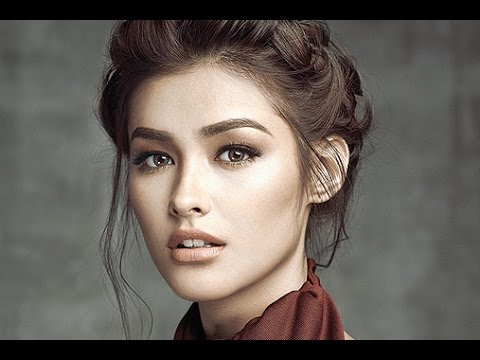
//> input picture Python-work/input.jpg, 480 x 360 px
$ ./edge_detection ../../Python-work/input.jpg   (built with g++ and OpenCV 4)
//> lines starting //> are read from the running program, lines starting //| are printed output that depends on the picture; after the words box and inside, x2 and y2 are one past the last pixel; in counts of white or black regions, pixels touching at a corner belong together
/*
Created on Thu Apr 11 12:37:20 2019

@author: brijesh Gupta

*/

/*
Find the contour:-

What is contour:
contour is a curve joining all continous points, having same color or intensity.
The contours are useful tool for shape analysis and object detection and recognition.
To determine the number of objects in the image.

Command to execute:
cmake .
make
./find_contour input_image.jpg

*/


#include "opencv2/opencv.hpp"

using namespace std;
using namespace cv;
Mat src;
Mat gray,edges;
int main(int argc,char **argv)
{
	Mat src= imread(argv[1],1);
//> src is the input picture: 360 rows x 480 cols, CV_8UC3; mean B, G, R 90.3, 96.8, 104.8
	Mat gray, edges;
	cvtColor(src,gray,COLOR_BGR2GRAY);
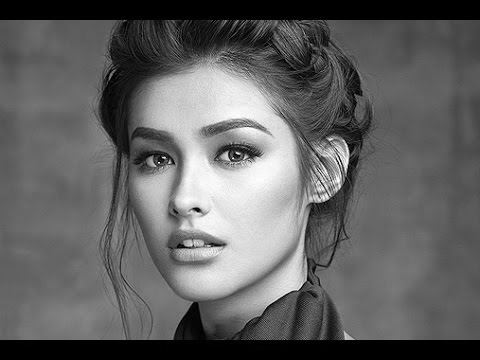
//> gray: 360 rows x 480 cols, CV_8UC1; min 0, max 253, mean 98.5
	GaussianBlur(gray,edges,Size(5,5),1,1);
	Canny(edges,edges,0,30,3);
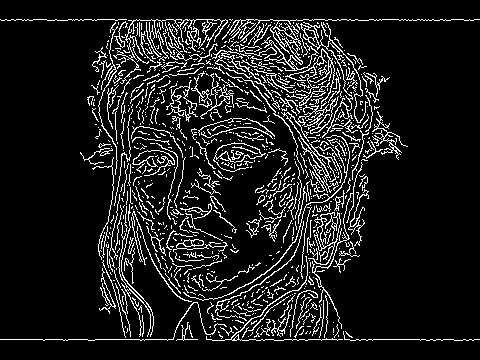
//> edges: 360 rows x 480 cols, CV_8UC1; 11.1% white in thin lines or dots, all inside (x1, y1, x2, y2) = (0, 19, 480, 341)
	imshow("gray",gray);
	imshow("edges",edges);
	imwrite("canny_edge.jpg",edges);
	waitKey(0);
}

$ run again, on Python-work/nawaj.jpg
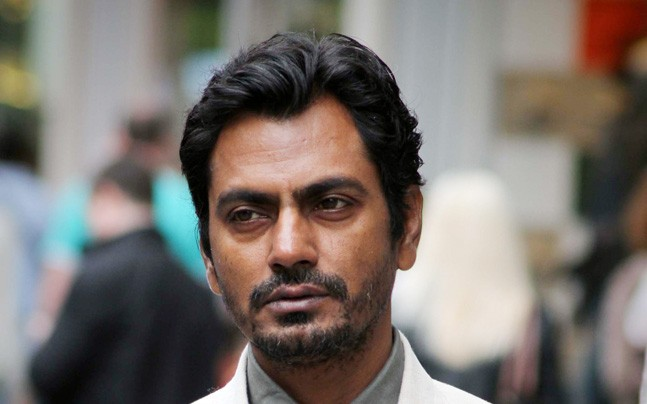
//> input picture Python-work/nawaj.jpg, 647 x 404 px
//> src is the input picture: 404 rows x 647 cols, CV_8UC3; mean B, G, R 108, 113.4, 120.9
//> `cvtColor(src,gray,COLOR_BGR2GRAY);`:
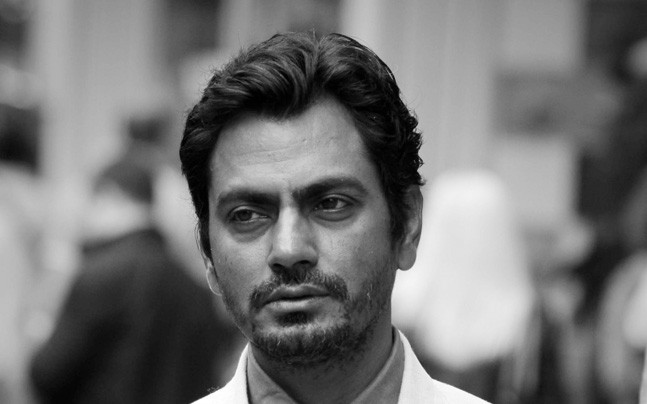
//> gray: 404 rows x 647 cols, CV_8UC1; min 0, max 255, mean 115
//> `Canny(edges,edges,0,30,3);`:
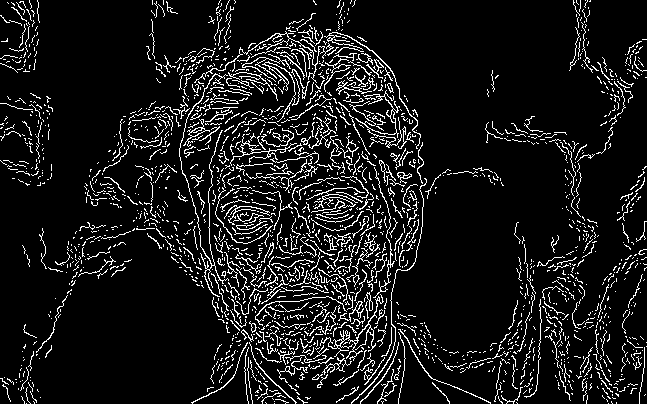
//> edges: 404 rows x 647 cols, CV_8UC1; 9.6% white in thin lines or dots
